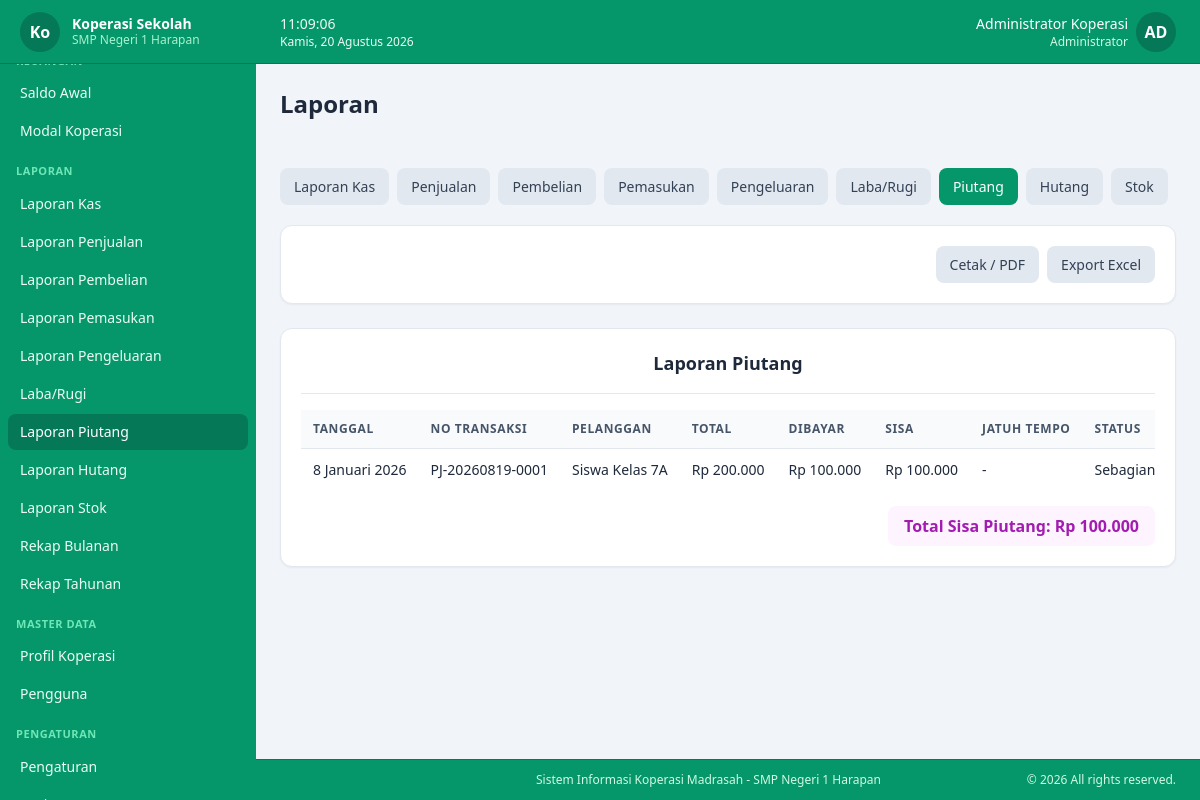
Page /laporan/piutang (signed in) on the committed database.
### tables this page shows
CREATE TABLE koperasi_profile (
  id             TINYINT UNSIGNED NOT NULL DEFAULT 1,
  nama_koperasi  VARCHAR(100)     NOT NULL DEFAULT '',
  nama_sekolah   VARCHAR(150)     NOT NULL DEFAULT '',
  alamat         TEXT             NULL,
  telepon        VARCHAR(30)      NULL,
  email          VARCHAR(100)     NULL,
  logo           VARCHAR(255)     NULL,
  nama_ketua     VARCHAR(100)     NULL,
  nama_bendahara VARCHAR(100)     NULL,
  created_at     TIMESTAMP        NOT NULL DEFAULT CURRENT_TIMESTAMP,
  updated_at     TIMESTAMP        NOT NULL DEFAULT CURRENT_TIMESTAMP ON UPDATE CURRENT_TIMESTAMP,
  PRIMARY KEY (id)
);

CREATE TABLE users (
  id                   BIGINT UNSIGNED NOT NULL AUTO_INCREMENT,
  role_id              TINYINT UNSIGNED NOT NULL,
  username             VARCHAR(50)      NOT NULL UNIQUE,
  name                 VARCHAR(100)     NOT NULL,
  password_hash        VARCHAR(255)     NOT NULL,
  must_change_password TINYINT(1)       NOT NULL DEFAULT 0,
  is_active            TINYINT(1)       NOT NULL DEFAULT 1,
  created_at           TIMESTAMP        NOT NULL DEFAULT CURRENT_TIMESTAMP,
  updated_at           TIMESTAMP        NOT NULL DEFAULT CURRENT_TIMESTAMP ON UPDATE CURRENT_TIMESTAMP,
  PRIMARY KEY (id),
  CONSTRAINT fk_users_role FOREIGN KEY (role_id) REFERENCES roles(id) ON UPDATE CASCADE
);

CREATE TABLE roles (
  id            TINYINT UNSIGNED NOT NULL AUTO_INCREMENT,
  name          VARCHAR(50)      NOT NULL UNIQUE,
  description   VARCHAR(255)     NULL,
  created_at    TIMESTAMP        NOT NULL DEFAULT CURRENT_TIMESTAMP,
  updated_at    TIMESTAMP        NOT NULL DEFAULT CURRENT_TIMESTAMP ON UPDATE CURRENT_TIMESTAMP,
  PRIMARY KEY (id)
);

CREATE TABLE receivables (
  id             BIGINT UNSIGNED NOT NULL AUTO_INCREMENT,
  customer_id    BIGINT UNSIGNED NOT NULL,
  transaction_id BIGINT UNSIGNED NULL,
  tahun_ajaran   VARCHAR(9)      NOT NULL,
  tanggal        DATE            NOT NULL,
  no_transaksi   VARCHAR(30)     NOT NULL UNIQUE,
  total          DECIMAL(15,2)   NOT NULL DEFAULT 0,
  jatuh_tempo    DATE            NULL,
  status         ENUM('AKTIF','DIBATALKAN') NOT NULL DEFAULT 'AKTIF',
  created_at     TIMESTAMP       NOT NULL DEFAULT CURRENT_TIMESTAMP,
  updated_at     TIMESTAMP       NOT NULL DEFAULT CURRENT_TIMESTAMP ON UPDATE CURRENT_TIMESTAMP,
  PRIMARY KEY (id),
  KEY idx_receivables_customer (customer_id),
  KEY idx_receivables_tahun_ajaran (tahun_ajaran),
  KEY idx_receivables_status (status),
  CONSTRAINT fk_receivables_customer FOREIGN KEY (customer_id) REFERENCES customers(id) ON DELETE RESTRICT ON UPDATE CASCADE,
  CONSTRAINT fk_receivables_transaction FOREIGN KEY (transaction_id) REFERENCES transactions(id) ON DELETE SET NULL ON UPDATE CASCADE
);

CREATE TABLE customers (
  id         BIGINT UNSIGNED NOT NULL AUTO_INCREMENT,
  name       VARCHAR(150)    NOT NULL,
  phone      VARCHAR(30)     NULL,
  address    TEXT            NULL,
  is_active  TINYINT(1)      NOT NULL DEFAULT 1,
  created_at TIMESTAMP       NOT NULL DEFAULT CURRENT_TIMESTAMP,
  updated_at TIMESTAMP       NOT NULL DEFAULT CURRENT_TIMESTAMP ON UPDATE CURRENT_TIMESTAMP,
  PRIMARY KEY (id),
  KEY idx_customers_name (name)
);

### app/views/layouts/app.php (the view, shortened to what the rows shown need)
<?php
$user = current_user();
$profile = koperasi_profile();
?>
<!DOCTYPE html>
<html lang="id">
<head>
<script src="<?= asset('assets/js/tailwind.min.js') ?>"></script>
<link rel="stylesheet" href="<?= asset('assets/vendor/sweetalert2/sweetalert2.min.css') ?>">
<link rel="stylesheet" href="<?= asset('assets/css/app.css') ?>">
</head>
<body class="bg-slate-100 text-slate-800 flex flex-col min-h-screen">
<div id="sidebar" class="fixed inset-y-0 left-0 z-40 w-64 bg-emerald-600 text-emerald-50 transform -translate-x-full lg:translate-x-0 transition-transform duration-200 flex flex-col">
    <div class="flex items-center gap-3 px-5 h-16 border-b border-emerald-700 shrink-0 sticky top-0 bg-emerald-600 z-10">
        <?php if (!empty($profile['logo']) && file_exists(UPLOAD_DIR . '/' . $profile['logo'])): ?>
            <img src="<?= asset('uploads/' . e($profile['logo'])) ?>" class="h-10 w-10 shrink-0 object-contain drop-shadow-[0_0_4px_rgba(255,255,255,0.8)]" alt="logo">
        <?php else: ?>
            <div class="h-10 w-10 shrink-0 rounded-full bg-emerald-700 flex items-center justify-center font-bold text-white"><?= e(mb_substr($profile['nama_koperasi'] ?? 'KS', 0, 2)) ?></div>
        <?php endif; ?>
        <div class="min-w-0">
            <div class="font-semibold text-sm leading-tight text-white truncate"><?= e($profile['nama_koperasi'] ?? APP_NAME) ?></div>
            <div class="text-xs text-emerald-200 truncate"><?= e($profile['nama_sekolah'] ?? '') ?></div>
        </div>
    </div>
</div>
<div class="lg:pl-64 flex flex-col flex-1 min-h-0">
    <header class="sticky top-0 z-20 bg-emerald-600 border-b border-emerald-700 px-4 sm:px-6 h-16 flex items-center justify-between shrink-0">
        <div class="flex items-center gap-4">
            <div class="relative" id="userMenu">
                <button type="button" id="userMenuBtn" class="flex items-center gap-2 rounded-full hover:opacity-80 transition">
                    <div class="text-right hidden sm:block">
                        <div class="text-sm font-medium text-white"><?= e($user['name']) ?></div>
                        <div class="text-xs text-emerald-100"><?= e($user['role_name']) ?></div>
                    </div>
                    <div class="h-10 w-10 rounded-full bg-emerald-700 text-white flex items-center justify-center font-bold">
                        <?= e(strtoupper(mb_substr($user['name'], 0, 2))) ?>
                    </div>
                </button>
            </div>
        </div>
    </header>
    <div class="px-4 sm:px-6 py-4 sm:py-6">
        <h1 class="text-xl sm:text-2xl font-bold text-slate-800"><?= e($pageTitle ?? 'Dashboard') ?></h1>
    </div>
    <main class="flex-1 p-4 sm:p-6 pb-12">
        <?= $content ?>
    </main>
    <footer class="bg-emerald-600 border-t border-emerald-700 lg:pl-64">
        <div class="max-w-full mx-auto px-4 sm:px-6 py-3">
            <div class="flex flex-col sm:flex-row justify-between items-center gap-2 text-xs text-emerald-100">
                <span>Sistem Informasi Koperasi Madrasah - <?= e($profile['nama_sekolah'] ?? 'Nama Sekolah') ?></span>
                <span>&copy; <?= date('Y') ?> All rights reserved.</span>
            </div>
        </div>
    </footer>
</div>
</body>
</html>

### app/views/laporan/index.php (shortened to what the rows shown need)
<div class="print-area bg-white rounded-xl shadow-sm border border-slate-200 p-5">
    <div class="text-center mb-4 border-b border-slate-200 pb-4">
        <h2 class="text-lg font-bold text-slate-800"><?= e($title) ?></h2>
    </div>
    <div class="table-wrap">
        <table>
            <thead><tr><?php foreach ($columns as $label): ?><th><?= e($label) ?></th><?php endforeach; ?></tr></thead>
            <tbody>
            <?php if (empty($rows)): ?>
                <tr><td colspan="<?= count($columns) ?>" class="text-center text-slate-400 py-8">Tidak ada data pada periode ini.</td></tr>
            <?php else: foreach ($rows as $row): ?>
                <tr>
                    <?php foreach (array_keys($columns) as $key): ?>
                        <?php
                        $val = $row[$key] ?? '';
                        if (in_array($key, $moneyCols, true)) {
                            $val = '<span class="' . ($tab === 'labarugi' && ($row['tag'] ?? '') === 'biaya' ? 'text-red-600' : '') . '">' . rupiah((float)$val) . '</span>';
                        } elseif ($key === 'jenis' && isset($jenisLabel)) {
                            $val = e($jenisLabel[$val] ?? $val);
                        } else {
                            $val = e($val);
                        }
                        ?>
                        <td class="<?= in_array($key, $moneyCols, true) ? 'text-right whitespace-nowrap' : 'whitespace-nowrap' ?> <?= ($tab === 'labarugi' && ($row['tag'] ?? '') === 'bersih') ? 'font-bold border-t-2 border-slate-300' : (($tab === 'labarugi' && ($row['tag'] ?? '') === 'kotor') ? 'font-semibold' : '') ?>"><?= $val ?></td>
                    <?php endforeach; ?>
                </tr>
            <?php endforeach; endif; ?>
            </tbody>
        </table>
    </div>
</div>

### rows in the picture
koperasi_profile: nama_koperasi "Ko", nama_koperasi "Koperasi Sekolah", nama_sekolah "SMP Negeri 1 Harapan"
users: name "Administrator Koperasi", role.name "Administrator", name "AD"
receivables: val "8 Januari 2026", no_transaksi "PJ-20260819-0001", customer.name "Siswa Kelas 7A", total "Rp 200.000", val "Rp 100.000", val "-", val "Sebagian"

### other values in the picture
$label "Saldo Awal"
$label "Modal Koperasi"
$group "LAPORAN"
$label "Laporan Kas"
$label "Laporan Penjualan"
$label "Laporan Pembelian"
$label "Laporan Pemasukan"
$label "Laporan Pengeluaran"
$label "Laba/Rugi"
$label "Laporan Piutang"
$label "Laporan Hutang"
$label "Laporan Stok"
$label "Rekap Bulanan"
$label "Rekap Tahunan"
$group "MASTER DATA"
